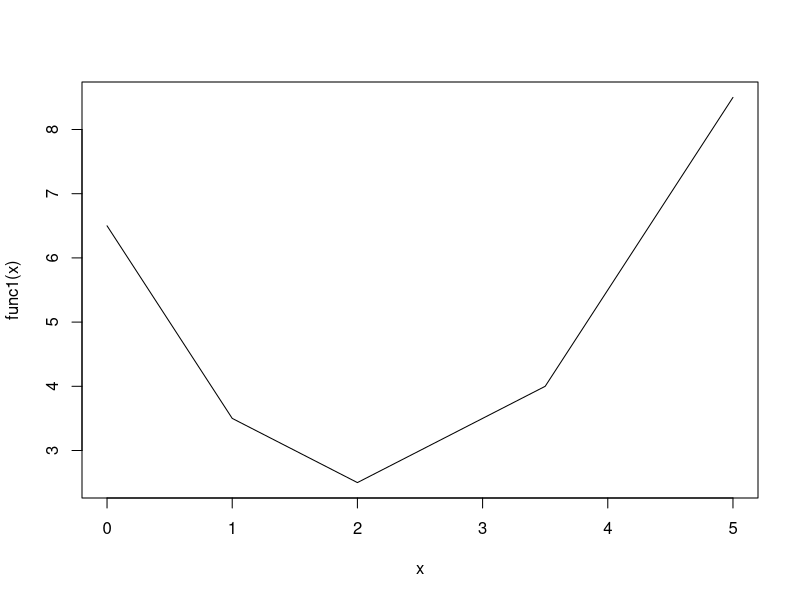
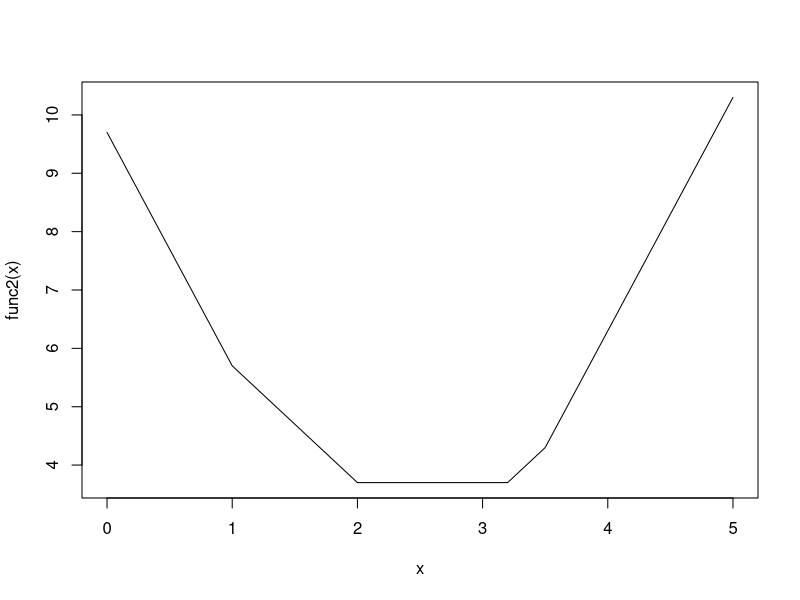

Write the R code that produced these figures, in order.
# 7. ex 1
golden <- function(f, a, b, tol = 0.0000001) {
    ratio <- 2 / (sqrt(5) + 1)
    x1 <- b - ratio * (b - a)
    x2 <- a + ratio * (b - a)

    f1 <- f(x1)
    f2 <- f(x2)

    while(abs(b - a) > tol) {
        if (f2 > f1) {
            b <- x2
            x2 <- x1
            f2 <- f1
            x1 <- b - ratio * (b - a)
            f1 <- f(x1)
        } else {
            a <- x1
            x1 <- x2
            f1 <- f2
            x2 <- a + ratio * (b - a)
            f2 <- f(x2)
        }
    }
    return((a + b) / 2)
}

# a
func1 <- function(x) {
    return (abs(x - 3.5) + abs(x - 2) + abs(x - 1))
}
curve(func1, from = 0, to = 5)
golden(func1, 1, 5)
# b
func2 <- function(x) {
    return (abs(x - 3.2) + abs(x - 3.5) + abs(x - 2) + abs(x -1))
}
curve(func2, from = 0, to = 5)
golden(func2, 1, 5)

# 7.4 ex 1
# a
optimize(func1, interval = c(0, 5))
# b
optimize(func2, interval = c(0, 5))

# 7.4 ex 2
f <- function(params) {
  a <- params[1]
  b <- params[2]
  result <- (a - 1) + 3.2/b + 3 * log(gamma(a)) + 3 * a * log(b)
  return(result)
}

initial_params <- c(a = 1, b = 1)

result_nlm <- nlm(f, p = initial_params)

cat("Results from nlm():\n")
print(result_nlm)

result_optim <- optim(par = initial_params, fn = f)

cat("\nResults from optim():\n")
print(result_optim)
